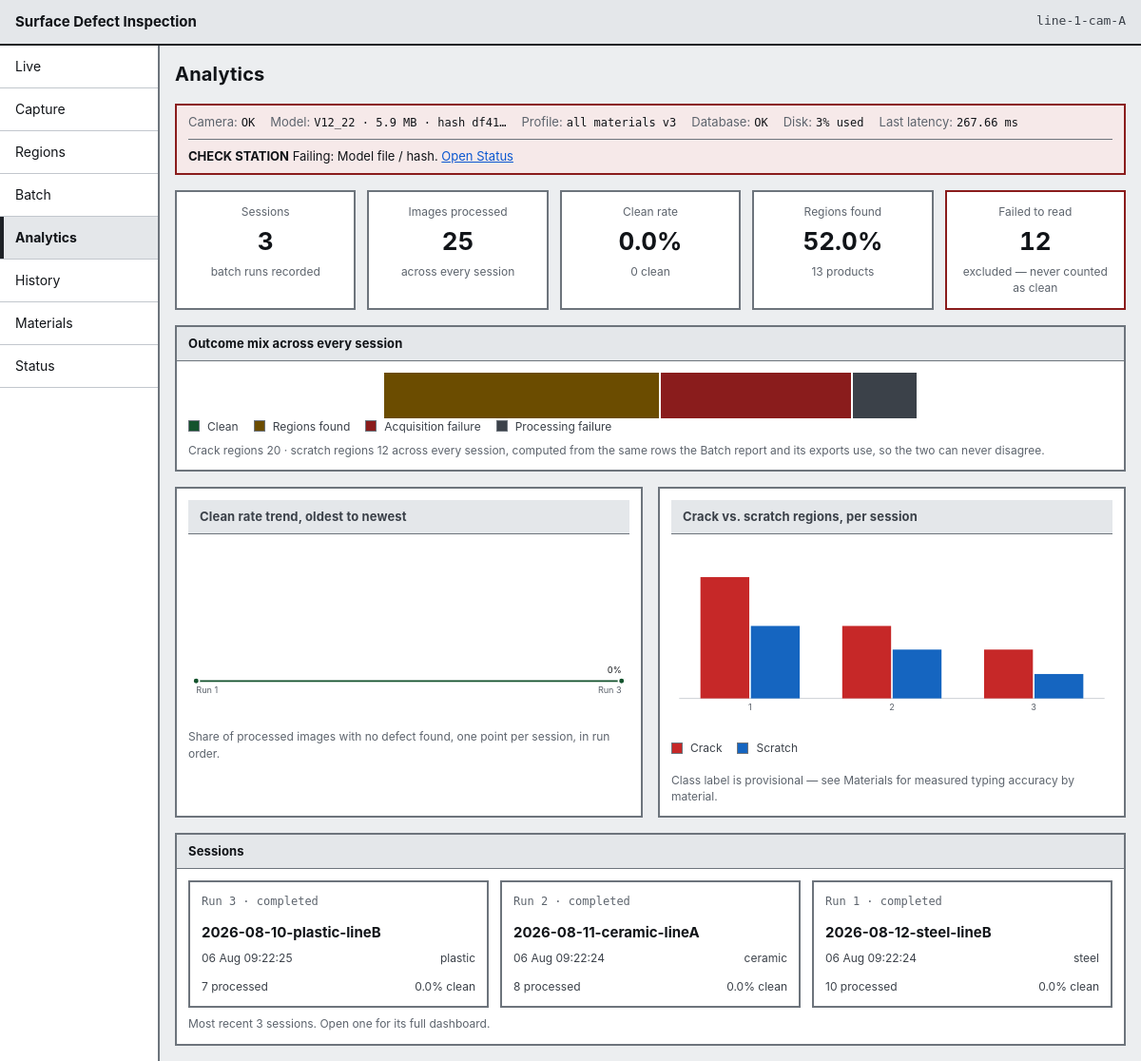
The app's page /analytics with its own data.
### tables this page shows
CREATE TABLE station (
    station_id    INTEGER PRIMARY KEY AUTOINCREMENT,
    station_code  TEXT NOT NULL UNIQUE,
    line_code     TEXT NOT NULL,
    mm_per_pixel  REAL,               -- NULL until the station is calibrated
    camera_status TEXT NOT NULL DEFAULT 'ok',
    created_at    TEXT NOT NULL
);

CREATE TABLE model_version (
    model_version_id INTEGER PRIMARY KEY AUTOINCREMENT,
    file_name        TEXT NOT NULL,
    version          TEXT NOT NULL,
    artefact_sha256  TEXT NOT NULL UNIQUE,
    parameter_count  INTEGER,
    size_mb          REAL,
    precision        TEXT,
    latency_ms       REAL,
    created_at       TEXT NOT NULL,
    is_active        INTEGER NOT NULL DEFAULT 0 CHECK (is_active IN (0, 1))
);

CREATE TABLE inspection (
    inspection_id      INTEGER PRIMARY KEY AUTOINCREMENT,
    station_id         INTEGER NOT NULL REFERENCES station (station_id),
    profile_id         INTEGER NOT NULL REFERENCES profile (profile_id),
    model_version_id   INTEGER NOT NULL REFERENCES model_version (model_version_id),
    material_id        INTEGER REFERENCES material (material_id),
    batch_run_id       INTEGER REFERENCES batch_run (batch_run_id),
    image_sha256       TEXT,
    product_id         TEXT,
    captured_at        TEXT NOT NULL,
    processed_at       TEXT NOT NULL,
    status             TEXT NOT NULL CHECK (status IN (
                           'regions_found', 'clean',
                           'acquisition_failure', 'processing_failure')),
    region_count       INTEGER NOT NULL DEFAULT 0,
    latency_ms         REAL,
    source_image_path  TEXT,
    overlay_image_path TEXT,
    error_code         TEXT,
    error_message      TEXT
);

CREATE TABLE defect_class (
    class_id     INTEGER PRIMARY KEY,
    class_code   TEXT NOT NULL UNIQUE,
    display_name TEXT NOT NULL
);

CREATE TABLE batch_run (
    batch_run_id        INTEGER PRIMARY KEY AUTOINCREMENT,
    source_folder       TEXT NOT NULL,
    material_id         INTEGER REFERENCES material (material_id),
    started_at          TEXT NOT NULL,
    finished_at         TEXT,
    image_count         INTEGER NOT NULL DEFAULT 0,
    clean_count         INTEGER NOT NULL DEFAULT 0,
    regions_found_count INTEGER NOT NULL DEFAULT 0,
    failure_count       INTEGER NOT NULL DEFAULT 0,
    status              TEXT NOT NULL DEFAULT 'running'
                        CHECK (status IN ('running', 'completed', 'failed', 'dry_run'))
);

CREATE TABLE material (
    material_id    INTEGER PRIMARY KEY AUTOINCREMENT,
    material_code  TEXT NOT NULL UNIQUE,
    material_name  TEXT NOT NULL,
    support_status TEXT NOT NULL CHECK (support_status IN (
                       'supported', 'one_product_only', 'thin_coverage',
                       'typing_unsupported', 'not_supported', 'under_evaluation')),
    notes          TEXT
);

### app/routes/pages.py (the view)
@router.get("/analytics", response_class=HTMLResponse)
def analytics(
    request: Request,
    conn: sqlite3.Connection = Depends(get_db),
    settings: Settings = Depends(settings_dep),
) -> HTMLResponse:
    context = _base_context(request, conn, settings, "analytics")
    context.update(analytics_service.overview(conn))
    return _templates(request).TemplateResponse(request, "analytics.html", context)

### app/templates/analytics.html
{% extends "base.html" %}
{% block heading %}Analytics{% endblock %}
{% block content %}
<section class="cards" aria-label="Analytics summary" id="summary-cards">
  <div class="card">
    <p class="card__label">Sessions</p>
    <p class="card__value">{{ session_count|number }}</p>
    <p class="card__sub">batch runs recorded</p>
  </div>
  <div class="card">
    <p class="card__label">Images processed</p>
    <p class="card__value">{{ agg_processed|number }}</p>
    <p class="card__sub">across every session</p>
  </div>
  <div class="card">
    <p class="card__label">Clean rate</p>
    <p class="card__value">{{ agg_clean_pct }}%</p>
    <p class="card__sub">{{ agg_totals.clean|number }} clean</p>
  </div>
  <div class="card">
    <p class="card__label">Regions found</p>
    <p class="card__value">{{ agg_regions_pct }}%</p>
    <p class="card__sub">{{ agg_totals.regions_found|number }} products</p>
  </div>
  <div class="card{% if agg_totals.acquisition_failure or agg_totals.processing_failure %} card--failure{% endif %}">
    <p class="card__label">Failed to read</p>
    <p class="card__value">{{ (agg_totals.acquisition_failure + agg_totals.processing_failure)|number }}</p>
    <p class="card__sub">excluded &mdash; never counted as clean</p>
  </div>
</section>
<section class="panel" aria-labelledby="mix-heading">
  <h2 class="panel__title" id="mix-heading">Outcome mix across every session</h2>
  {{ charts.status_mix|safe }}
  <ul class="legend">
    {% for item in status_legend %}
    <li class="legend__item"><span class="legend__swatch" style="background:{{ item.color }}" aria-hidden="true"></span>{{ item.label }}</li>
    {% endfor %}
  </ul>
  <p class="note note--quiet">
    Crack regions {{ agg_regions.crack|number }} &middot; scratch regions {{ agg_regions.scratch|number }} across every session,
    computed from the same rows the Batch report and its exports use, so the two can never disagree.
  </p>
</section>
<div class="dashboard-grid">
  <section class="panel chart-card" aria-labelledby="trend-heading">
    <h2 class="panel__title chart-card__title" id="trend-heading">Clean rate trend, oldest to newest</h2>
    {{ charts.clean_trend|safe }}
    <p class="note note--quiet">Share of processed images with no defect found, one point per session, in run order.</p>
  </section>
  <section class="panel chart-card" aria-labelledby="defect-heading">
    <h2 class="panel__title chart-card__title" id="defect-heading">Crack vs. scratch regions, per session</h2>
    {{ charts.defect_mix|safe }}
    <ul class="legend">
      {% for item in class_legend %}
      <li class="legend__item"><span class="legend__swatch" style="background:{{ item.color }}" aria-hidden="true"></span>{{ item.label }}</li>
      {% endfor %}
    </ul>
    <p class="note note--quiet">Class label is provisional &mdash; see Materials for measured typing accuracy by material.</p>
  </section>
</div>
<section class="panel" aria-labelledby="sessions-heading">
  <h2 class="panel__title" id="sessions-heading">Sessions</h2>
  {% if sessions %}
  <div class="session-grid">
    {% for item in sessions %}
    <a class="session-tile" href="/analytics/{{ item.run.batch_run_id }}">
      <p class="session-tile__id">Run {{ item.run.batch_run_id }} &middot; {{ item.run.status }}</p>
      <p class="session-tile__folder">{{ item.run.source_folder|split_last }}</p>
      <p class="session-tile__meta"><span>{{ item.run.started_at|short_time }}</span><span>{{ item.run.material_code or "—" }}</span></p>
      <p class="session-tile__meta">
        <span>{{ item.totals.processed|number }} processed</span>
        <span>{{ item.totals.clean_pct }}% clean</span>
      </p>
    </a>
    {% endfor %}
  </div>
  <p class="note note--quiet">Most recent {{ sessions|length }} session{{ "s" if sessions|length != 1 }}. Open one for its full dashboard.</p>
  {% else %}
  <div class="empty-state">
    <h3>No sessions yet</h3>
    <p>Run a batch to see it here. <a class="link-action" href="/batch">Start a batch run</a>.</p>
  </div>
  {% endif %}
</section>
{% endblock %}

### app/templates/base.html (shortened to what this page needs)
<!DOCTYPE html>
<html lang="en">
<head>
  <link rel="stylesheet" href="/static/css/base.css">
  <link rel="stylesheet" href="/static/css/layout.css">
  <link rel="stylesheet" href="/static/css/components.css">
  <link rel="stylesheet" href="/static/css/responsive.css">
</head>
<body data-screen="{{ active }}">
  <header class="app-bar">
    <span class="app-bar__title">{{ app_title }}</span>
    <span class="app-bar__station" title="Station">{{ station }}</span>
  </header>
  <div class="shell">
    {% include "partials/navigation.html" %}
    <main id="main" class="main" tabindex="-1">
      <div class="page-header">
        <h1 class="page-header__title">{% block heading %}{% endblock %}</h1>
      </div>
      {% if health is defined %}{% include "partials/health_strip.html" %}{% endif %}
      {% block content %}{% endblock %}
    </main>
  </div>
</body>
</html>

### app/templates/partials/health_strip.html (shortened to what this page needs)
<section class="strip strip--{{ health.overall }}" aria-label="Station health">
  <ul class="strip__items">
    <li class="strip__item">
      <span class="strip__key">Camera</span>
      <span class="strip__value">{{ health.camera.state_label }}</span>
    </li>
    <li class="strip__item">
      <span class="strip__key">Model</span>
      <span class="strip__value">{{ health.model_version }}{% if health.model_size_mb %} &middot; {{ health.model_size_mb }} MB{% endif %} &middot; hash {{ health.model_sha_short }}</span>
    </li>
    <li class="strip__item">
      <span class="strip__key">Profile</span>
      <span class="strip__value">{{ health.profile_label }}{% if health.profile_version %} v{{ health.profile_version }}{% endif %}</span>
    </li>
    <li class="strip__item">
      <span class="strip__key">Database</span>
      <span class="strip__value">{{ health.database.state_label }}</span>
    </li>
    <li class="strip__item">
      <span class="strip__key">Disk</span>
      <span class="strip__value">{{ health.disk_value or health.disk.state_label }}</span>
    </li>
    <li class="strip__item">
      <span class="strip__key">Last latency</span>
      <span class="strip__value">{% if health.latency_ms %}{{ health.latency_ms }} ms{% else %}&mdash;{% endif %}</span>
    </li>
  </ul>
  {% if health.overall != "ok" %}
  <p class="strip__alert">
    <strong>{{ health.overall_label }}</strong>
    {% if health.failing %}Failing: {{ health.failing|join(", ") }}.{% endif %}
    <a href="/status">Open Status</a>
  </p>
  {% endif %}
</section>

### app/static/css/base.css (style rules this page uses)
:root { --ink: #111418; --ink-2: #3b4149; --ink-3: #5d646d; --paper: #ffffff; --bg: #eceef0; --panel-head: #e4e7ea; --line: #6d747c; --line-soft: #c2c7cd; --line-hard: #1d2126; --crack: #c62828; --scratch: #1565c0; --alert: #8a1c1c; --alert-bg: #f6e9e9; --warn: #6b4c00; --warn-bg: #f7f0dc; --ok: #14532d; --ok-bg: #e9f1ea; --focus: #0b57d0; --sp-1: 4px; --sp-2: 8px; --sp-3: 12px; --sp-4: 16px; --sp-5: 24px; --sp-6: 32px; --touch: 44px; --font: -apple-system, BlinkMacSystemFont, "Segoe UI", Roboto, "Helvetica Neue", Arial, sans-serif; --mono: ui-monospace, "DejaVu Sans Mono", "SFMono-Regular", Menlo, Consolas, monospace; }
*, *::before, *::after { box-sizing: border-box; }
html { -webkit-text-size-adjust: 100%; }
body { margin: 0; background: var(--bg); color: var(--ink); font-family: var(--font); font-size: 15px; line-height: 1.45; }
h1, h2, h3 { margin: 0; font-weight: 700; letter-spacing: 0.01em; }
h1 { font-size: 20px; }
h2 { font-size: 15px; }
p { margin: 0 0 var(--sp-3); }
p:last-child { margin-bottom: 0; }
a { color: var(--focus); }

### app/static/css/layout.css (style rules this page uses)
.app-bar { display: flex; justify-content: space-between; align-items: center; gap: var(--sp-3); background: var(--panel-head); border-bottom: 2px solid var(--line-hard); padding: var(--sp-3) var(--sp-4); }
.app-bar__title { font-weight: 700; font-size: 15px; }
.app-bar__station { font-family: var(--mono); font-size: 13px; color: var(--ink-2); }
.shell { display: grid; grid-template-columns: 168px minmax(0, 1fr); align-items: start; min-height: calc(100vh - 49px); }
.main { padding: var(--sp-4); min-width: 0; display: flex; flex-direction: column; gap: var(--sp-4); }
.page-header { display: flex; flex-wrap: wrap; gap: var(--sp-3); justify-content: space-between; align-items: center; }
.cards { display: grid; grid-template-columns: repeat(auto-fit, minmax(150px, 1fr)); gap: var(--sp-3); }

### records on screen
station: station_code "line-1-cam-A"
model_version: model_version "V12_22", model_size_mb "5.9"
inspection: latency_ms "267.66"
defect_class: label "Crack"
defect_class: label "Scratch"
batch_run: run.batch_run_id "3", run.status "completed", run.source_folder|split_last "2026-08-10-plastic-lineB", run.started_at|short_time "06 Aug 09:22:25"
material: run "plastic"
batch_run: run.batch_run_id "2", run.status "completed", run.source_folder|split_last "2026-08-11-ceramic-lineA", run.started_at|short_time "06 Aug 09:22:24"
material: run "ceramic"
batch_run: run.batch_run_id "1", run.status "completed", run.source_folder|split_last "2026-08-12-steel-lineB", run.started_at|short_time "06 Aug 09:22:24"
material: run "steel"

### other values on screen
{{ app_title }} "Surface Defect Inspection"
{{ item.label }} "Live" "Capture" "Regions" "Batch" "Analytics" "History" "Materials" "Status"
{{ health.camera.state_label }} "OK"
{{ health.model_sha_short }} "df41…"
{{ health.profile_label }} "all materials"
{{ health.profile_version }} "3"
{{ health.database.state_label }} "OK"
{{ health.disk_value or health.disk.state_label }} "3% used"
{{ health.overall_label }} "CHECK STATION"
{{ health.failing|join(", ") }} "Model file / hash"
{{ session_count|number }} "3"
{{ agg_processed|number }} "25"
{{ agg_clean_pct }} "0.0"
{{ agg_totals.clean|number }} "0"
{{ agg_regions_pct }} "52.0"
